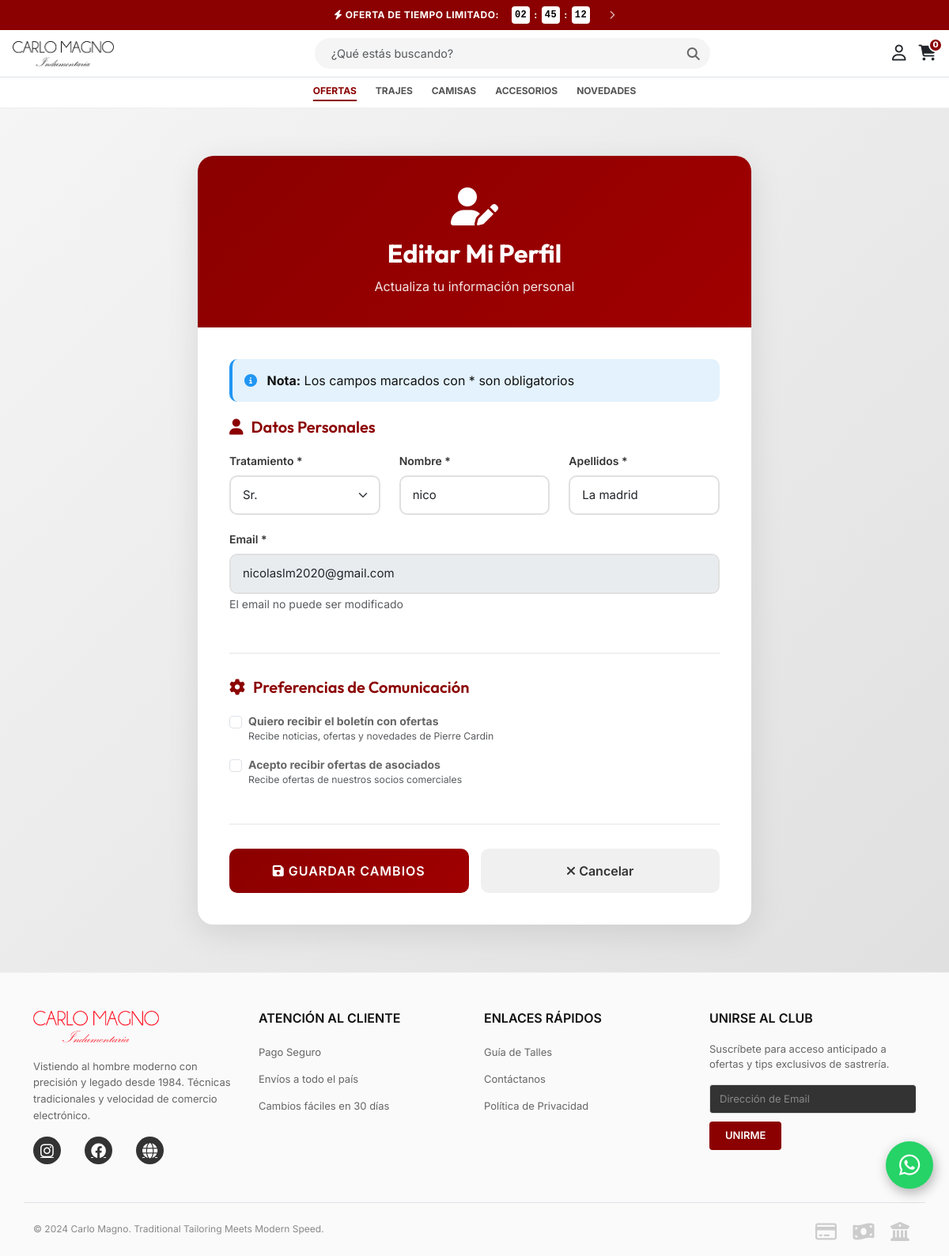
The app's page /perfil/editar/ (signed in) with its own data.
### productos/models.py (models this page shows, shortened)
class Cliente(models.Model):
    TRATAMIENTO_CHOICES = [
        ('SR', 'Sr.'),
        ('SRA', 'Sra.'),
        ('SRTA', 'Srta.'),
        ('DR', 'Dr.'),
        ('DRA', 'Dra.'),
    ]
    tratamiento = models.CharField(
        max_length=10,
        choices=TRATAMIENTO_CHOICES,
        default='SR',
        verbose_name='Tratamiento'
    )
    nombre = models.CharField(max_length=100, verbose_name='Nombre')
    apellidos = models.CharField(max_length=100, verbose_name='Apellidos')
    email = models.EmailField(unique=True, verbose_name='Correo Electrónico')
    grupo = models.ForeignKey(
        GrupoCliente,
        on_delete=models.SET_NULL,
        null=True,
        blank=True,
        related_name='clientes',
        verbose_name='Grupo'
    )
    ventas_totales = models.DecimalField(
        max_digits=10,
        decimal_places=2,
        default=0,
        verbose_name='Ventas Totales'
    )
    activado = models.BooleanField(default=True, verbose_name='Cuenta Activada')
    boletin = models.BooleanField(default=False, verbose_name='Suscrito a Boletín')
    ofertas_asociados = models.BooleanField(default=False, verbose_name='Ofertas de Asociados')
    fecha_registro = models.DateTimeField(auto_now_add=True, verbose_name='Fecha de Registro')
    ultima_visita = models.DateTimeField(null=True, blank=True, verbose_name='Última Visit')
    class Meta:
        verbose_name = 'Cliente'
        verbose_name_plural = 'Clientes'
        ordering = ['-fecha_registro']

### productos/cliente_auth.py (the view, shortened to what this page needs)
# urls.py: path('perfil/editar/', cliente_auth.editar_perfil, name='editar_perfil'),
@login_required(login_url='login_cliente')
def editar_perfil(request):
    try:
        cliente = Cliente.objects.get(email=request.user.email)
    except Cliente.DoesNotExist:
        messages.error(request, 'No se encontró tu perfil')
        return redirect('perfil_cliente')
    return render(request, 'editar_perfil.html', {'cliente': cliente})

### productos/context_processors.py (called while the page is built, shortened)
def cart_processor(request):
    carrito = None
    cantidad_total = 0
    if request.user.is_authenticated:
        try:
            carrito = Carrito.objects.get(usuario=request.user)
            cantidad_total = carrito.get_cantidad_total()
        except Carrito.DoesNotExist:
            pass
    return {
        'carrito': carrito,
        'carrito_cantidad': cantidad_total
    }

### productos/models.py (called while the page is built)
    def get_cantidad_total(self):
        return sum(item.cantidad for item in self.items.all())

### templates/editar_perfil.html (shortened to what this page needs)
{% extends 'base.html' %}
{% load static %}
{% block content %}
<div class="editar-container">
    <div class="editar-card">
        <div class="editar-header">
            <i class="fas fa-user-edit fa-3x mb-3"></i>
            <h2>Editar Mi Perfil</h2>
            <p>Actualiza tu información personal</p>
        </div>
        <div class="editar-body">
            <div class="info-box">
                <i class="fas fa-info-circle"></i>
                <strong>Nota:</strong> Los campos marcados con * son obligatorios
            </div>
            <form method="post">
                <div class="form-section">
                    <h3><i class="fas fa-user"></i> Datos Personales</h3>
                    <div class="row">
                        <div class="col-md-4">
                            <div class="form-group">
                                <label for="tratamiento">Tratamiento *</label>
                                <select name="tratamiento" id="tratamiento" class="form-select" required>
                                    <option value="SR" {% if cliente.tratamiento == 'SR' %}selected{% endif %}>Sr.</option>
                                </select>
                            </div>
                        </div>
                        <div class="col-md-4">
                            <div class="form-group">
                                <label for="nombre">Nombre *</label>
                                <input type="text" name="nombre" id="nombre" class="form-control"
                                       value="{{ cliente.nombre }}" required>
                            </div>
                        </div>
                        <div class="col-md-4">
                            <div class="form-group">
                                <label for="apellidos">Apellidos *</label>
                                <input type="text" name="apellidos" id="apellidos" class="form-control"
                                       value="{{ cliente.apellidos }}" required>
                            </div>
                        </div>
                    </div>
                    <div class="form-group">
                        <label for="email">Email *</label>
                        <input type="email" name="email" id="email" class="form-control"
                               value="{{ cliente.email }}" disabled>
                        <small class="text-muted">El email no puede ser modificado</small>
                    </div>
                </div>
                <div class="form-section">
                    <h3><i class="fas fa-cog"></i> Preferencias de Comunicación</h3>
                    <div class="form-check">
                        <input type="checkbox" class="form-check-input" id="boletin" name="boletin"
                               {% if cliente.boletin %}checked{% endif %}>
                        <label class="form-check-label" for="boletin">
                            <strong>Quiero recibir el boletín con ofertas</strong>
                            <p class="mb-0 text-muted small">Recibe noticias, ofertas y novedades de Pierre Cardin</p>
                        </label>
                    </div>
                    <div class="form-check">
                        <input type="checkbox" class="form-check-input" id="ofertas_asociados" name="ofertas_asociados"
                               {% if cliente.ofertas_asociados %}checked{% endif %}>
                        <label class="form-check-label" for="ofertas_asociados">
                            <strong>Acepto recibir ofertas de asociados</strong>
                            <p class="mb-0 text-muted small">Recibe ofertas de nuestros socios comerciales</p>
                        </label>
                    </div>
                </div>
                <div class="form-actions">
                    <button type="submit" class="btn-guardar">
                        <i class="fas fa-save"></i> Guardar Cambios
                    </button>
                    <a href="{% url 'perfil_cliente' %}" class="btn-cancelar">
                        <i class="fas fa-times"></i> Cancelar
                    </a>
                </div>
            </form>
        </div>
    </div>
</div>
{% endblock %}

### static/css/style.css (style rules this page uses)
a { color: #fff; }

### templates/editar_perfil.html (style rules this page uses)
.editar-container { min-height: 100vh; padding: 60px 20px; background: linear-gradient(135deg, #f5f5f5 0%, #e0e0e0 100%); }
.editar-card { background: white; border-radius: 20px; box-shadow: 0 10px 40px rgba(0, 0, 0, 0.1); overflow: hidden; max-width: 700px; margin: 0 auto; }
.editar-header { background: linear-gradient(135deg, #8B0000 0%, #a00000 100%); color: white; padding: 40px; text-align: center; }
.editar-header h2 { margin: 0; font-size: 32px; font-weight: 700; }
.editar-header p { margin: 10px 0 0; opacity: 0.9; }
.editar-body { padding: 40px; }
.form-section { margin-bottom: 30px; padding-bottom: 30px; border-bottom: 2px solid #f0f0f0; }
.form-section h3 { color: #8B0000; font-size: 20px; font-weight: 600; margin-bottom: 20px; display: flex; align-items: center; gap: 10px; }
.form-group { margin-bottom: 20px; }
.form-group label { color: #333; font-weight: 600; margin-bottom: 8px; display: block; font-size: 14px; }
.form-control, .form-select { border: 2px solid #e0e0e0; border-radius: 10px; padding: 12px 15px; font-size: 15px; width: 100%; transition: border-color 0.3s; }
.form-check { margin: 15px 0; padding-left: 1.5rem; }
.form-check-input { margin-top: 0.25rem; }
.form-check-label { color: #666; font-size: 14px; }
.form-actions { display: flex; gap: 15px; margin-top: 30px; }
.btn-guardar { flex: 1; padding: 16px; background: linear-gradient(135deg, #8B0000 0%, #a00000 100%); color: white; border: none; border-radius: 10px; font-size: 16px; font-weight: 600; cursor: pointer; transition: transform 0.3s, box-shadow 0.3s; text-transform: uppercase; letter-spacing: 1px; }
.btn-cancelar { flex: 1; padding: 16px; background: #f0f0f0; color: #333; border: none; border-radius: 10px; font-size: 16px; font-weight: 600; cursor: pointer; transition: background 0.3s; text-decoration: none; display: inline-block; text-align: center; }
.info-box { background: #e3f2fd; padding: 15px; border-radius: 10px; margin-bottom: 20px; border-left: 4px solid #2196F3; }
.info-box i { color: #2196F3; margin-right: 8px; }

### templates/base.html (style rules this page uses)
:root { --primary-red: #8b0000; --dark-red: #5a0000; --accent-orange: #d35400; --light-gray: #f8f9fa; --border-color: #eee; --text-dark: #111; --text-muted: #666; }
body { font-family: 'Inter', sans-serif; background-color: #ffffff; color: var(--text-dark); padding-bottom: 70px; }
h1, h2, h3, .navbar-brand { font-family: 'Outfit', sans-serif; }
@media (min-width: 992px) { body { padding-bottom: 0; } }

### records on screen
Cliente: tratamiento "Sr.", nombre "nico", apellidos "La madrid", email "nicolaslm2020@gmail.com"

### other values on screen
{{ carrito_cantidad|default:0 }} "0"
